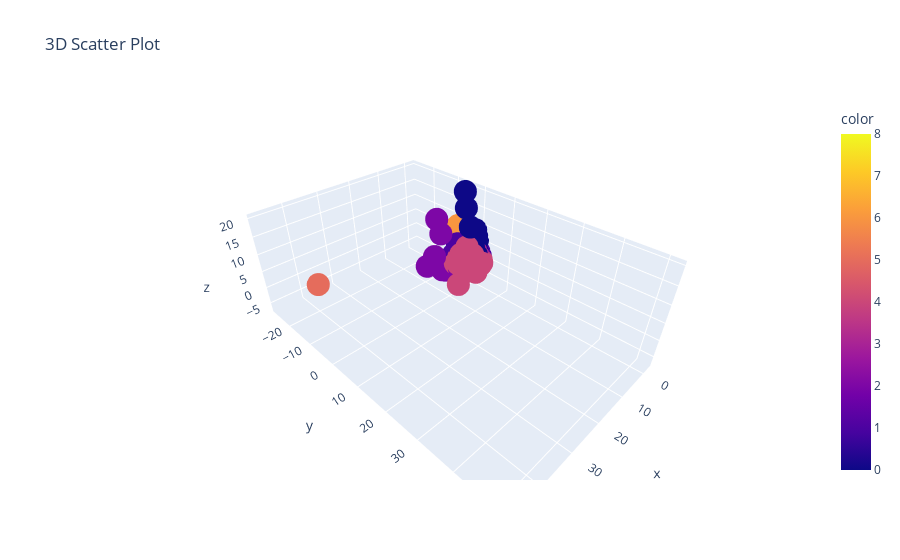

Notebook code for this chart:
### Code cell
# Import libraries
import plotly.express as px
import pandas as pd

pca3 = PCA(n_components=3)
pca3.fit(p_df.drop(["id_utilisateur"], axis=1))
pca3_df = pca3.transform(p_df.drop(["id_utilisateur"], axis=1))

fig = px.scatter_3d(x=pca3_df[:,0], y=pca3_df[:,1], z=pca3_df[:,2], color=predict,
                    title='3D Scatter Plot')
# Show plot
fig.show()

### Figure 1 — Plotly figure (JSON) as saved in the notebook; plotly's stock layout.template omitted (floating-point values rounded to 4 significant figures; data arrays with more than 128 entries replaced by an {"elided": "..."} marker saying what was removed)
{"data": [{"hovertemplate": "x=%{x}<br>y=%{y}<br>z=%{z}<br>color=%{marker.color}<extra></extra>", "legendgroup": "", "marker": {"color": {"elided": "1928 int values"}, "coloraxis": "coloraxis", "symbol": "circle"}, "mode": "markers", "name": "", "scene": "scene", "showlegend": false, "type": "scatter3d", "x": {"elided": "1928 float values"}, "y": {"elided": "1928 float values"}, "z": {"elided": "1928 float values"}}], "layout": {"coloraxis": {"colorbar": {"title": {"text": "color"}}, "colorscale": [[0, "#0d0887"], [0.1111, "#46039f"], [0.2222, "#7201a8"], [0.3333, "#9c179e"], [0.4444, "#bd3786"], [0.5556, "#d8576b"], [0.6667, "#ed7953"], [0.7778, "#fb9f3a"], [0.8889, "#fdca26"], [1, "#f0f921"]]}, "legend": {"tracegroupgap": 0}, "scene": {"domain": {"x": [0, 1], "y": [0, 1]}, "xaxis": {"title": {"text": "x"}}, "yaxis": {"title": {"text": "y"}}, "zaxis": {"title": {"text": "z"}}}, "title": {"text": "3D Scatter Plot"}}}
